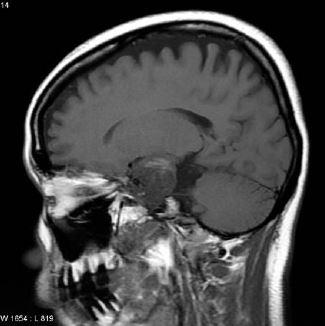
#> input picture Imagenes_Pruebas/cerebro_gr.JPG, 325 x 326 px, found by its file name
$ jupyter execute '2.8 Estadísticas de imagen.ipynb'   (older library calls are emulated)
#> lines starting #> are read from the running program, lines starting #| are printed output that depends on the picture; after the words box and inside, x2 and y2 are one past the last pixel; in counts of white or black regions, pixels touching at a corner belong together
# Estadísticas de imagen

En los campos procesamiento de imagen y fotografía, un histograma de color es una representación
anterior de la distribución del color en una imagen. En las imágenes digitales, un
histograma de color representa el número de píxeles que tienen colores en cada una de las listas
fijas de rangos de colores, que se extienden sobre el espacio de color de la imagen, es decir, el
conjunto de todos los posibles colores.

Pocas veces disfrutamos de unas condiciones de visualización perfectamente controladas .
Además, cada cual tiene su propia opinión subjetiva. Entonces, ¿existe alguna manera fiable y
objetiva de evaluar la luminosidad de una imagen digital? Una útil herramienta denominada
histograma va a sernos aquí de gran ayuda.
Para hacer uso del histograma y su aplicación en las imágenes se orientan una serie de
actividades que cada uno debe realizar en Python.

En http://centauronorte.cs.buap.mx/IMAGENES/TAREAS/IMAGENES-tareas-practicas/
y descargar las siguientes imagenes

• cabeza1.jpg, cabeza2.jpg

• lavada1.jpg

• cadera1.png y cadera2.png

• chest_xray.tif

• breast_digital_Xray.tif

# Ejercicio 8

1. Obtener imagen negativa usando la función imadjust, con las imágenes cadera1.png, cherst_xrtay.tif y breast_digital_Xray.tif

2. Expandir la escala de grises entre 0.5 y .75 un rango completo

3. Ajusta con gamma =2 ¿Aumentan los tonos de gris?

[cell 1]
#Genera el negativo de una imagen
from skimage import io
im = io.imread('cerebro_gr.JPG')
#> im is the input picture: shape (326, 325); min 0, max 255, mean 67
im1 = im
print(im1.shape)
#| (326, 325)
i=0
while i < im1.shape[0]:
    j = 0
    while j < im1.shape[1]:
        im1[i][j] = 255 - im[i][j]
        j+=1
    i+=1
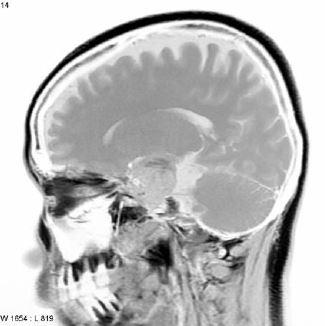
#> im1: shape (326, 325); min 0, max 255, mean 188
#> after the loop, i = 326
io.imshow(im1)
io.imsave('Imagenes_Pruebas/cerebro_ng.JPG', im1)

[cell 2]
#Genera escala de grises entre 0.5 y 0.75 en rango completo
import numpy as np
import bisect
import matplotlib.pyplot as plt
import cv2
from skimage import io

    # src : input one-layer image (numpy array)
    # tol : tolerance, from 0 to 100.
    # vin  : src image bounds
    # vout : dst image bounds
t = 75
src = io.imread('Imagenes_Pruebas/cerebro_ng.JPG')
print(src.shape)
#| (326, 325)
dst = src.copy()
tol = max(0, min(100, t))
vin=[0,255]
vout=(0,255)

if tol > 0:
        # Compute in and out limits
        # Histogram
    hist = np.zeros(256, dtype=np.float)
    for r in range(src.shape[0]):
        for c in range(src.shape[1]):
            hist[src[r,c]] += 1
        # Cumulative histogram
    cum = hist.copy()
    for i in range(1, len(hist)):
        cum[i] = cum[i - 1] + hist[i]
#> after the loop, cum = 256 values from 545 to 105950

        # Compute bounds
    total = src.shape[0] * src.shape[1]
#> total = 105950
    low_bound = total * tol / 100
#> low_bound = 79462.5
    upp_bound = total * (100 - tol) / 100
#> upp_bound = 26487.5
    vin[0] = bisect.bisect_left(cum, low_bound)
    vin[1] = bisect.bisect_left(cum, upp_bound)

    # Stretching
scale = (vout[1] - vout[0]) / (vin[1] - vin[0])
#> scale = -2.63
for r in range(dst.shape[0]):
    for c in range(dst.shape[1]):
        vs = max(src[r,c] - vin[0], 0)
        vd = min(int(vs * scale + 0.5) + vout[0], vout[1])
        dst[r,c] = vd
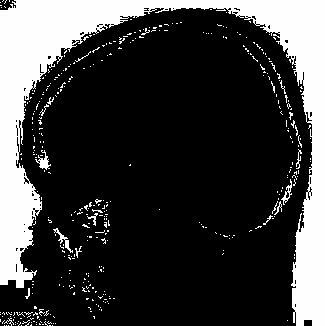
#> dst: shape (326, 325); min 0, max 254, mean 60.3
cv2.putText(dst, "t={}".format(t), (10, 30),cv2.FONT_HERSHEY_SIMPLEX, 0.8, (255, 255, 255), 3)
#> dst: shape (326, 325); 0.64% of pixels changed, all inside (x1, y1, x2, y2) = (10, 11, 73, 33)
io.imshow(dst)
io.imsave('Imagenes_Pruebas/cerebro_75.JPG', dst)

[cell 3]
import cv2
import numpy as np
from skimage import io

def adjust_gamma(image, gamma=1.0):
# image, gamma=1.0
#> called with gamma = 2
   invGamma = 1.0 / gamma
   table = np.array([((i / 255.0) ** invGamma) * 255
      for i in np.arange(0, 256)]).astype("uint8")
#> table = 256 values from 0 to 255

   return cv2.LUT(image, table)
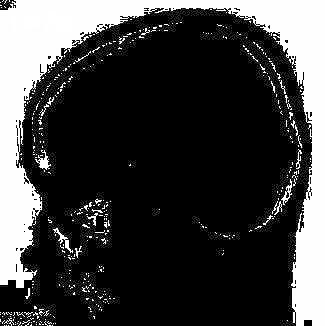
#> returned value: shape (326, 325, 3); min 0, max 255, mean 63.7

x = 'Imagenes_Pruebas/cerebro_75.JPG'  #location of the image
original = cv2.imread(x, 1)
gamma = 2        # change the value here to get different result
adjusted = adjust_gamma(original, gamma=gamma)
cv2.putText(adjusted, "g={}".format(gamma), (10, 30),cv2.FONT_HERSHEY_SIMPLEX, 0.8, (0, 0, 255), 3)
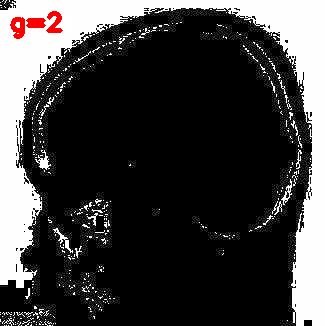
#> adjusted: shape (326, 325, 3); 0.58% of pixels changed, all inside (x1, y1, x2, y2) = (10, 11, 63, 39)
io.imshow(adjusted)
